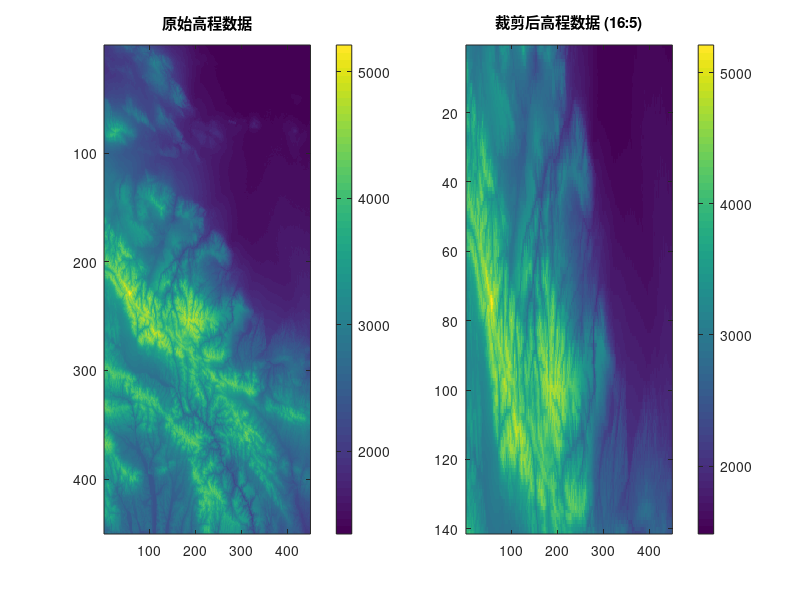

Reproduce this figure in MATLAB.
% 加载MATLAB数据文件
load('TerrainData.mat');

% 查看变量列表
whos

% 直接指定高程数据变量名（根据whos输出结果）
elevationVarName = 'Final_Data';
elevation = evalin('base', elevationVarName);

% 显示数据基本信息
[rows, cols] = size(elevation);
fprintf('原始数据尺寸: %d行 x %d列\n', rows, cols);
fprintf('原始宽高比: %.2f\n', cols/rows);

% 目标比例
targetRatio = 16/5;  % 3.2

% 当前比例
currentRatio = cols/rows;

if currentRatio > targetRatio
    % 宽度过长，保持高度不变，裁剪宽度
    targetWidth = round(rows * targetRatio);
    startCol = round((cols - targetWidth) / 2);
    cropRegion = [startCol, 1, targetWidth, rows];  % [x, y, width, height]
else
    % 高度过长，保持宽度不变，裁剪高度
    targetHeight = round(cols / targetRatio);
    startRow = round((rows - targetHeight) / 2);
    cropRegion = [1, startRow, cols, targetHeight];  % [x, y, width, height]
end

fprintf('裁剪区域: [x=%d, y=%d, width=%d, height=%d]\n', cropRegion);
fprintf('裁剪后宽高比: %.2f\n', cropRegion(3)/cropRegion(4));

% 裁剪高程数据
croppedElevation = elevation(cropRegion(2):cropRegion(2)+cropRegion(4)-1, ...
                             cropRegion(1):cropRegion(1)+cropRegion(3)-1);

% 显示裁剪后数据尺寸
[newRows, newCols] = size(croppedElevation);
fprintf('裁剪后数据尺寸: %d行 x %d列\n', newRows, newCols);

% 保存裁剪后的数据到新的MATLAB文件
outputFile = 'TerrainData_cropped.mat';
save(outputFile, 'croppedElevation');
fprintf('已保存裁剪后的数据到: %s\n', outputFile);

% 可视化（可选）
figure;
subplot(1,2,1);
imagesc(elevation);
title('原始高程数据');
colorbar;

subplot(1,2,2);
imagesc(croppedElevation);
title('裁剪后高程数据 (16:5)');
colorbar;